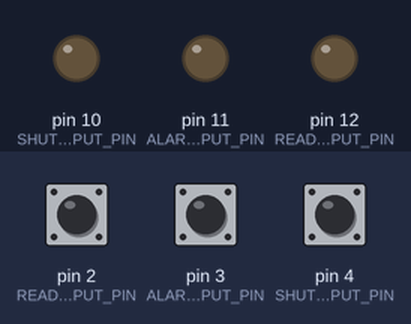
Simulated run of this sketch. Board: Arduino Uno, built with avr-gcc and run on an emulated ATmega328P. On the bench: output pins drawn as LEDs (lit = HIGH). Inputs (shaded band) come from the test bench; at power-on: pin 2 (READY_SWITCH_INPUT_PIN) LOW, pin 3 (ALARM_SWITCH_INPUT_PIN) LOW, pin 4 (SHUTTLE_LIGHT_SWITCH_INPUT_PIN) LOW.

Above: at 1.2 s.
1.3 s: pin 2 (READY_SWITCH_INPUT_PIN) pulled HIGH for 0.15 s
At 1.37 s:
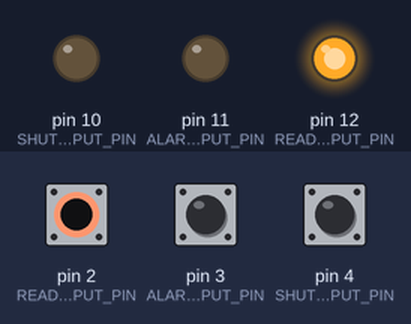
2.9 s: pin 3 (ALARM_SWITCH_INPUT_PIN) pulled HIGH for 0.15 s
At 2.97 s:
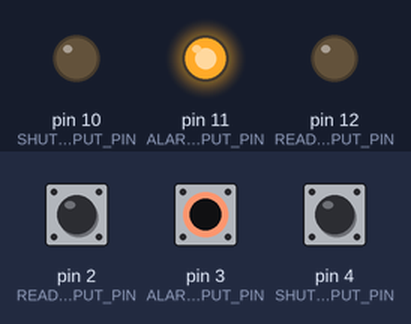
4.5 s: pin 4 (SHUTTLE_LIGHT_SWITCH_INPUT_PIN) pulled HIGH for 0.15 s
At 4.57 s:
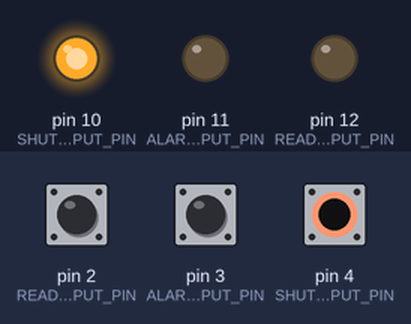
6.1 s: pin 4 (SHUTTLE_LIGHT_SWITCH_INPUT_PIN) pulled HIGH for 3.2 s
At 9.7 s:
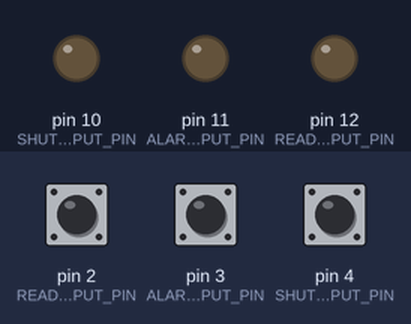
10.8 s: pin 2 (READY_SWITCH_INPUT_PIN) pulled HIGH for 3.2 s
At 12.0 s:
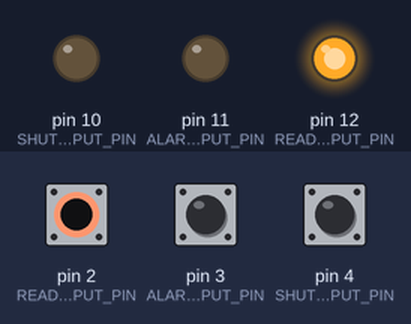
15.5 s: pin 2 (READY_SWITCH_INPUT_PIN) driven HIGH and pin 3 (ALARM_SWITCH_INPUT_PIN) driven HIGH
At 16.8 s:
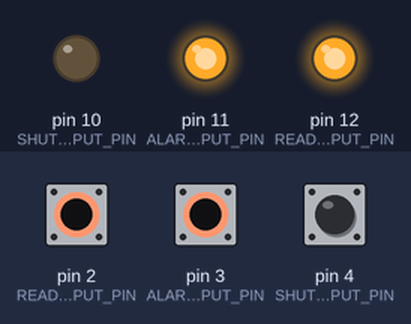
Timing chart, 0 to 18.0 s (numbered marks = the images above; inputs shaded):
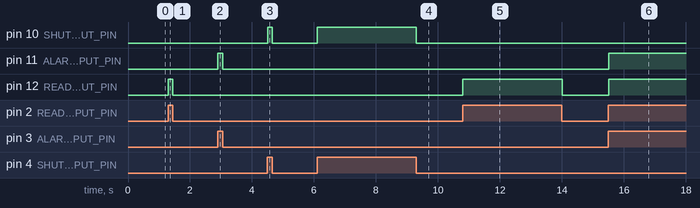

Measured:
- after the input at 1.3 s, pin 12 (READY_LIGHT_OUTPUT_PIN): LOW → HIGH at once, → LOW 0.15 s later
- after the input at 2.9 s, pin 11 (ALARM_LIGHT_OUTPUT_PIN): LOW → HIGH at once, → LOW 0.15 s later
- after the input at 4.5 s, pin 10 (SHUTTLE_LIGHT_OUTPUT_PIN): LOW → HIGH at once, → LOW 0.15 s later
- after the input at 6.1 s, pin 10 (SHUTTLE_LIGHT_OUTPUT_PIN): LOW → HIGH at once, → LOW 3.2 s later
- after the input at 10.8 s, pin 12 (READY_LIGHT_OUTPUT_PIN): LOW → HIGH at once, → LOW 3.2 s later
- after the input at 15.5 s, pin 11 (ALARM_LIGHT_OUTPUT_PIN), pin 12 (READY_LIGHT_OUTPUT_PIN): LOW → HIGH at once

The sketch:

control_cabin_lights.ino
```cpp
#define READY_LIGHT_OUTPUT_PIN 12
#define ALARM_LIGHT_OUTPUT_PIN 11
#define SHUTTLE_LIGHT_OUTPUT_PIN 10


#define READY_SWITCH_INPUT_PIN 2
#define ALARM_SWITCH_INPUT_PIN 3
#define SHUTTLE_LIGHT_SWITCH_INPUT_PIN 4

void setup() {
  pinMode(READY_LIGHT_OUTPUT_PIN, OUTPUT);
  pinMode(ALARM_LIGHT_OUTPUT_PIN, OUTPUT);
  pinMode(SHUTTLE_LIGHT_OUTPUT_PIN, OUTPUT);

  pinMode(READY_SWITCH_INPUT_PIN, INPUT);
  pinMode(ALARM_SWITCH_INPUT_PIN, INPUT);
  pinMode(SHUTTLE_LIGHT_SWITCH_INPUT_PIN, INPUT);
}

void loop() {
  // Handle READY light
  if (digitalRead(READY_SWITCH_INPUT_PIN) == HIGH) {
    digitalWrite(READY_LIGHT_OUTPUT_PIN, HIGH);
  }
  else {
    digitalWrite(READY_LIGHT_OUTPUT_PIN, LOW);
  }

  // Handle ALARM light
  if (digitalRead(ALARM_SWITCH_INPUT_PIN) == HIGH) {
    digitalWrite(ALARM_LIGHT_OUTPUT_PIN, HIGH);
  }
  else {
    digitalWrite(ALARM_LIGHT_OUTPUT_PIN, LOW);
  }

  // Handle SHUTTLE light
  if (digitalRead(SHUTTLE_LIGHT_SWITCH_INPUT_PIN) == HIGH) {
    digitalWrite(SHUTTLE_LIGHT_OUTPUT_PIN, HIGH);
  }
  else {
    digitalWrite(SHUTTLE_LIGHT_OUTPUT_PIN, LOW);
  }
}
```
